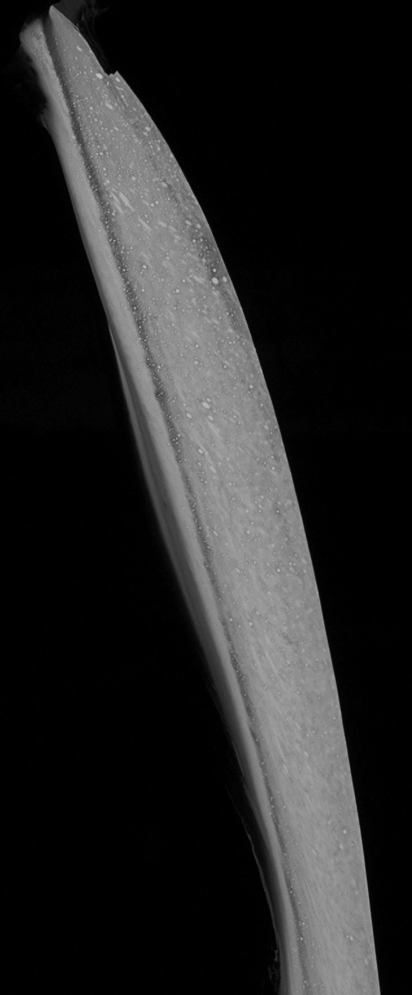
#> input picture data/CFA_stream.png, 823 x 1990 px, found by its file name (shown at 1/2 size)
$ jupyter execute --allow-errors DIP_HW01.ipynb   (shell and % lines are left out)
#> lines starting #> are read from the running program, lines starting #| are printed output that depends on the picture; after the words box and inside, x2 and y2 are one past the last pixel; in counts of white or black regions, pixels touching at a corner belong together
# **HW 1**

[cell 1]
from re import L
import cv2
import numpy as np
import matplotlib.pyplot as plt
from google.colab.patches import cv2_imshow
import pandas as pd
import csv

[cell 2]
xyz_curves = "/content/cieXYZ_curves.csv"
csvfile = pd.read_csv(xyz_curves)
#> (reads data/cieXYZ_curves.csv from the repository)
print(csvfile)

# print(csvfile.iloc[:, 0])

lambda_x = csvfile.iloc[:, 1]

for value in lambda_x:
    print(value)

## **Step 1**

[cell 3]
h = 6.62606957e-34
c = 299792458
k_B = 1.3806488e-23

temps = np.linspace(1000, 30000, 291)

lambda_nm = csvfile.iloc[:, 0]
lambda_x = csvfile.iloc[:, 1]
lambda_y = csvfile.iloc[:, 2]
lambda_z = csvfile.iloc[:, 3]

# Μετατροπή nm -> m
lambda_m = lambda_nm.to_numpy() * 1e-9

def planck_radiance(lambda_m, T):
    return 2*h*c**2 / ((lambda_m**5) * (np.exp((h*c)/(lambda_m*k_B*T)) - 1))  # B_T(λ) for every λ

# Υπολογισμός (X, Y, Z) με διακριτό άθροισμα
def XYZ_calc(T):
    B = planck_radiance(lambda_m, T)
    step_of_L_m = lambda_nm[1]-lambda_nm[0]
    X = np.sum(B * lambda_x)*step_of_L_m
    Y = np.sum(B * lambda_y)*step_of_L_m
    Z = np.sum(B * lambda_z)*step_of_L_m
    return X, Y, Z

## **Step 2**

[cell 4]
Curves_x_y = []
curves_x = []
curves_y = []
curves_T = []
for T in temps:
    X, Y, Z = XYZ_calc(T)
    # print(f"for T = {T} K, the X = {X}, Y = {Y}, Z = {Z}")

    # Κανονικοποίηση σε (x, y)
    s = (X + Y + Z)
    x = X / s
    y = Y / s

    print(f"for T = {T} K, the x = {x}, y = {y}")

    # c = round(1000*x)
    # r = round(1000*y)
    # Curves_x_y.append([c, r])

    curves_x.append(round(1000*x))
    curves_y.append(round(1000*y))
    curves_T.append(T)

## **Step 3**

### 3.1 Using Colour

[cell 5]

import colour

from colour_demosaicing import (
    demosaicing_CFA_Bayer_bilinear,
    demosaicing_CFA_Bayer_Malvar2004,
    demosaicing_CFA_Bayer_Menon2007,
    mosaicing_CFA_Bayer)

colour.plotting.colour_style();
#> (this line was passed over: colour is not available in this run)
colour.utilities.describe_environment();
#> (this line was passed over: colour is not available in this run)

#> (a cell that did not finish here is left out)

### 3.1 Using Opencv

[cell 7]
# image = cv2.imread('CFA_stream.png')
# image_rgb = cv2.cvtColor(image, cv2.COLOR_BGR2RGB)
image_gray = cv2.imread('CFA_stream.png',cv2.IMREAD_GRAYSCALE)
#> image_gray is the input picture: shape (1990, 823); min 0, max 255, mean 37

image_demosaiced = cv2.cvtColor(image_gray, cv2.COLOR_BayerGR2RGB) # COLOR_BayerGB2RGB
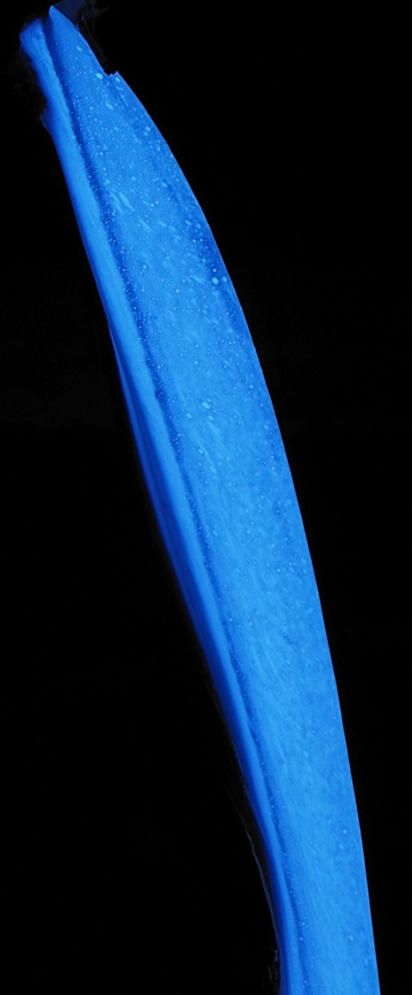
#> image_demosaiced: shape (1990, 823, 3) (shown at 1/2 size); mean B, G, R 64.2, 37.1, 9.7
image_rgb = image_demosaiced
image_cv = cv2.cvtColor(image_rgb, cv2.COLOR_RGB2BGR)

cv2_imshow(image_cv)

## **Step 4**

[cell 8]
img_rgb = image_rgb.astype(np.float32) / 255.0 # Η colour διαβαζει το rgb οχι το bgr image

#> (the rest of this cell did not finish here and is left out)

[cell 9]
image_xyz_cv = cv2.cvtColor(image_rgb, cv2.COLOR_RGB2XYZ)
#> image_xyz_cv: shape (1990, 823, 3); mean of channels 0, 1, 2 41.5, 40.9, 14.8
cv2_imshow(image_xyz_cv) # in GBR

## **Step 5**

[cell 10]
# cv2_imshow(image_rgb)

mean_rgb = np.mean(image_cv, axis=(0, 1))
#> mean_rgb = [9.67, 37.11, 64.19]
print("Μέσο RGB:", mean_rgb)

# [10 lines of commented-out code are left out]


min_rgb = np.array([0, 0, 0])
max_rgb = np.array([255, 70, 130])
mask = cv2.inRange(image_cv, min_rgb, max_rgb)
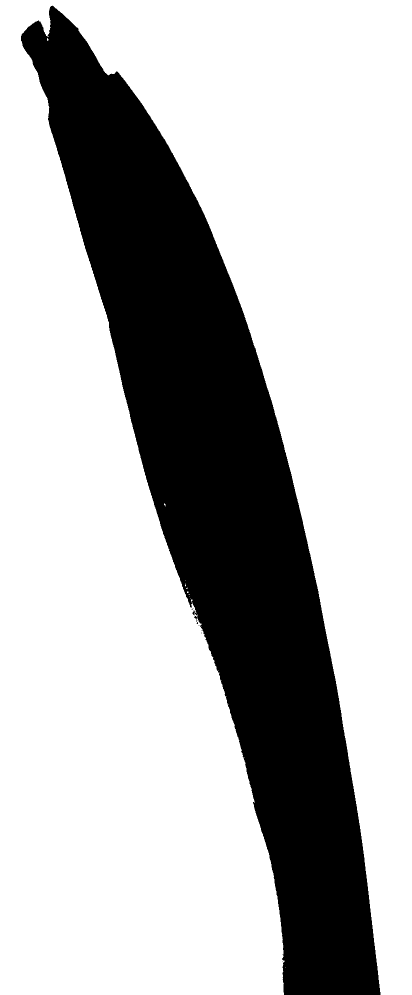
#> mask: shape (1990, 823) (shown at 1/2 size); 72.2% white; 7 black regions (6 under 20 px), largest, box (x1, y1, x2, y2) and area: (42, 11, 761, 1990) 455033
inverted_mask = cv2.bitwise_not(mask)
cv2_imshow(inverted_mask)

image_rgb_masked = cv2.bitwise_and(image_cv, image_cv, mask=inverted_mask)
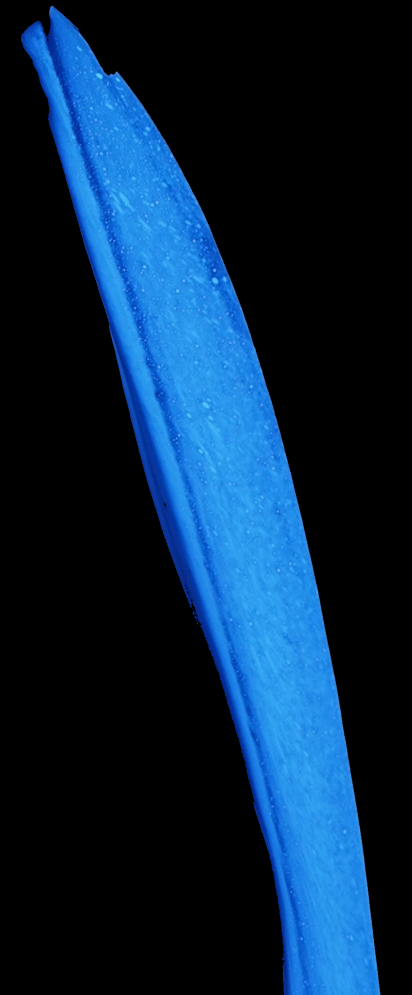
#> image_rgb_masked: shape (1990, 823, 3) (shown at 1/2 size); mean R, G, B 9, 36.2, 62.2
cv2_imshow(image_rgb_masked)

## **Step 6**

[cell 11]
sample_xyz = cv2.cvtColor(image_rgb_masked, cv2.COLOR_RGB2XYZ)
#> sample_xyz: shape (1990, 823, 3); mean of channels 0, 1, 2 27.9, 32.3, 63.6

Xs = sample_xyz[:, :, 0]
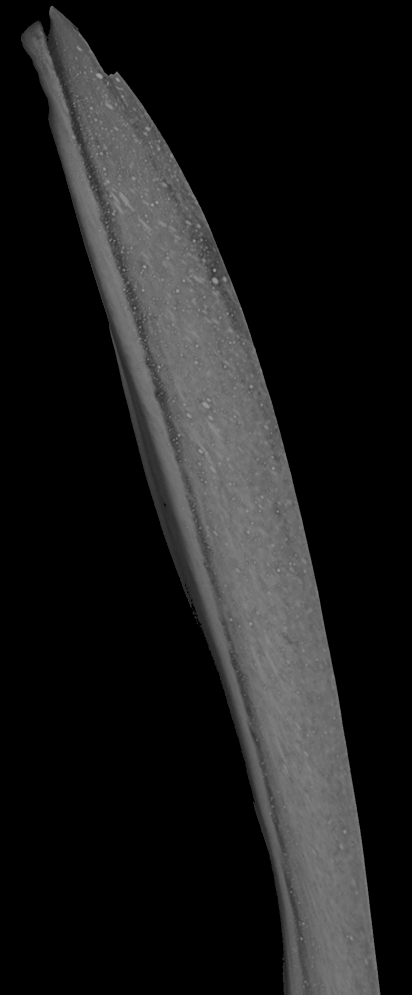
#> Xs: shape (1990, 823) (shown at 1/2 size); min 0, max 161, mean 27.9
Ys = sample_xyz[:, :, 1]
Zs = sample_xyz[:, :, 2]
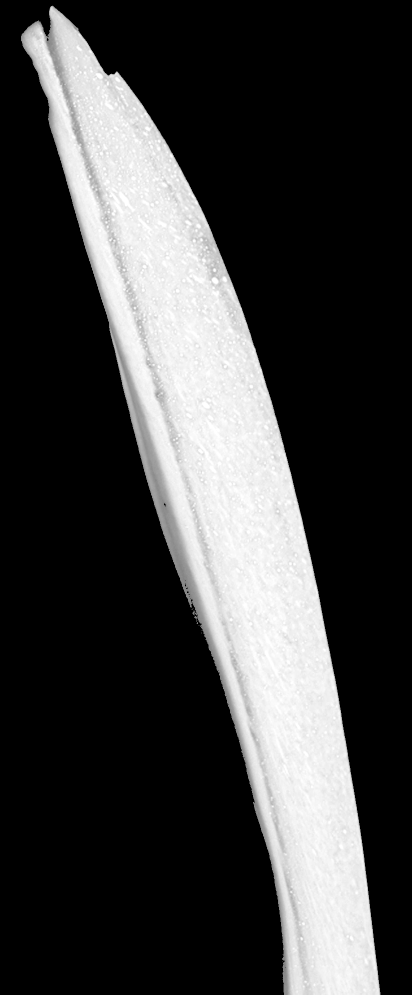
#> Zs: shape (1990, 823) (shown at 1/2 size); min 0, max 255, mean 63.6

s_image = Xs + Ys + Zs
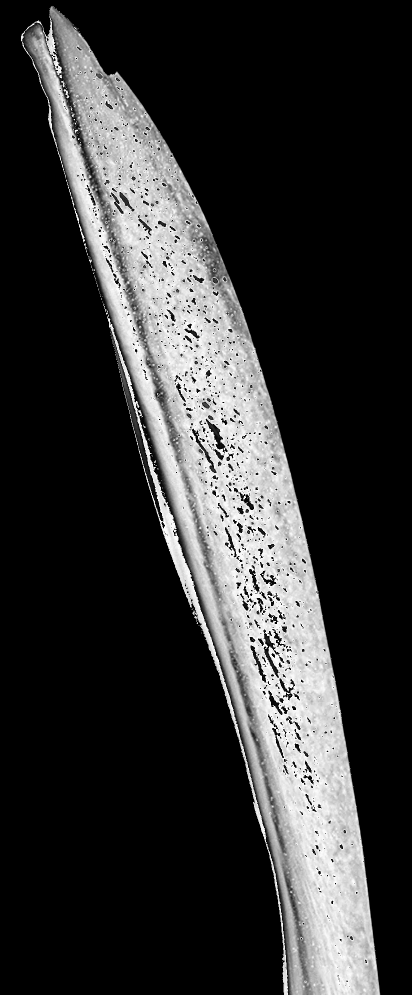
#> s_image: shape (1990, 823) (shown at 1/2 size); min 0, max 255, mean 51.3
with np.errstate(divide='ignore', invalid='ignore'):
    x_image = Xs / s_image
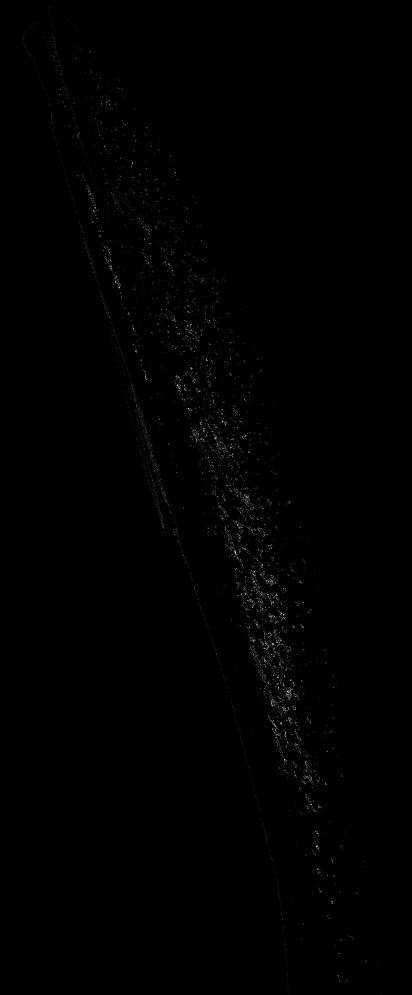
#> x_image: shape (1990, 823) float64 (shown at 1/2 size); 72.35% of the values are NaN or infinite; the others: min 0.175, max 129, mean 1.94; drawn with min black, max white, NaN and infinite black
    y_image = Ys / s_image

x_img = []
y_img = []

# mask = ~np.isnan(x_image) & ~np.isnan(y_image)
# x_img = x_image[mask]
# y_img = y_image[mask]

print(x_img)
# [6 lines of commented-out code are left out]

## **Step 7**

### 7.1 Histogram

#> (a cell that did not finish here is left out)

### 7.1 Heatmap

#> (a cell that did not finish here is left out)

#> (a cell that did not finish here is left out)

#> (a cell that did not finish here is left out)

[cell 16]
blur = cv2.GaussianBlur(image_rgb,(3,3), 11)
cv2_imshow(blur)

[cell 17]
heatmap_img = cv2.applyColorMap(blur, cv2.COLORMAP_JET)
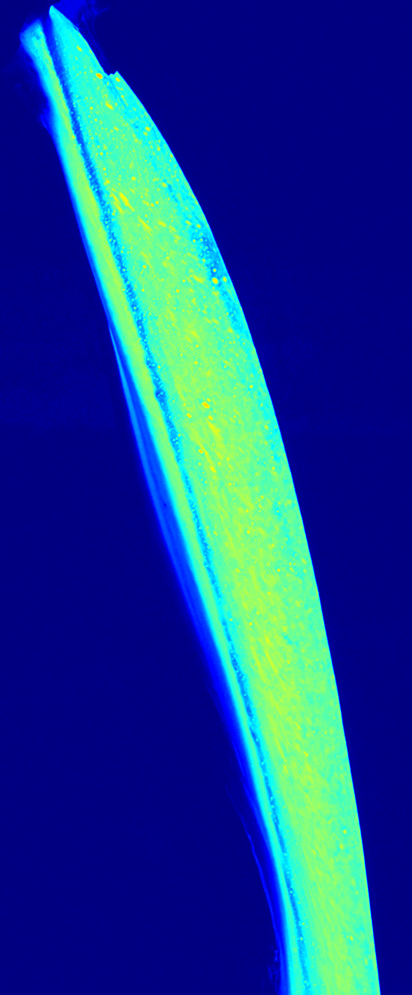
#> heatmap_img: shape (1990, 823, 3) (shown at 1/2 size); mean B, G, R 144.4, 66, 22.8
cv2_imshow(heatmap_img)

[cell 18]
super_imposed_img = cv2.addWeighted(heatmap_img, 0.5, image_rgb, 0.5, 0)
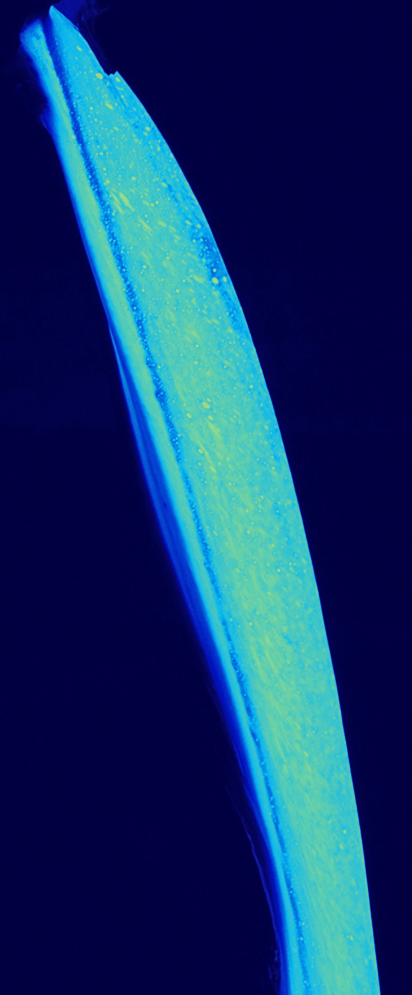
#> super_imposed_img: shape (1990, 823, 3) (shown at 1/2 size); mean B, G, R 104.2, 51.5, 16.2
cv2_imshow(super_imposed_img)
